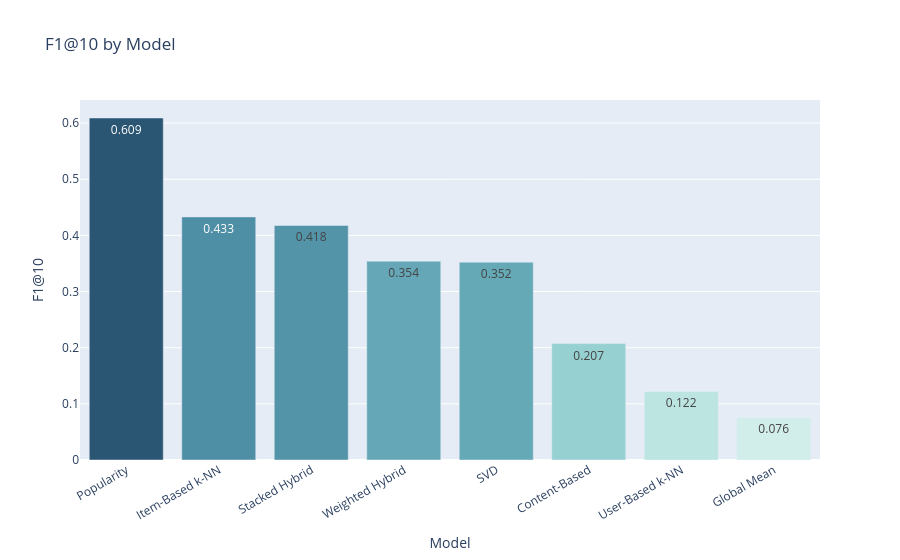

Notebook source saved alongside this figure:
### Markdown cell above
## F1@10 by model

### Code cell
fig = px.bar(dfp.sort_values("F1@10", ascending=False), x="Model", y="F1@10",
             title="F1@10 by Model", color="F1@10", color_continuous_scale="Teal", text_auto=".3f")
fig.update_layout(coloraxis_showscale=False, xaxis_tickangle=-30)
save_fig(fig, "09_f1_at_10")

### Figure 1 — Plotly figure (JSON) as saved in the notebook; plotly's stock layout.template omitted (floating-point values rounded to 4 significant figures)
{"data": [{"hovertemplate": "Model=%{x}<br>F1@10=%{marker.color}<extra></extra>", "legendgroup": "", "marker": {"color": [0.609, 0.4329, 0.4176, 0.3541, 0.3523, 0.2073, 0.1221, 0.0758], "coloraxis": "coloraxis", "pattern": {"shape": ""}}, "name": "", "orientation": "v", "showlegend": false, "textposition": "auto", "texttemplate": "%{y:.3f}", "type": "bar", "x": ["Popularity", "Item-Based k-NN", "Stacked Hybrid", "Weighted Hybrid", "SVD", "Content-Based", "User-Based k-NN", "Global Mean"], "xaxis": "x", "y": [0.609, 0.4329, 0.4176, 0.3541, 0.3523, 0.2073, 0.1221, 0.0758], "yaxis": "y"}], "layout": {"barmode": "relative", "coloraxis": {"colorbar": {"title": {"text": "F1@10"}}, "colorscale": [[0, "rgb(209, 238, 234)"], [0.1667, "rgb(168, 219, 217)"], [0.3333, "rgb(133, 196, 201)"], [0.5, "rgb(104, 171, 184)"], [0.6667, "rgb(79, 144, 166)"], [0.8333, "rgb(59, 115, 143)"], [1, "rgb(42, 86, 116)"]], "showscale": false}, "legend": {"tracegroupgap": 0}, "title": {"text": "F1@10 by Model"}, "xaxis": {"anchor": "y", "domain": [0, 1], "tickangle": -30, "title": {"text": "Model"}}, "yaxis": {"anchor": "x", "domain": [0, 1], "title": {"text": "F1@10"}}}}
